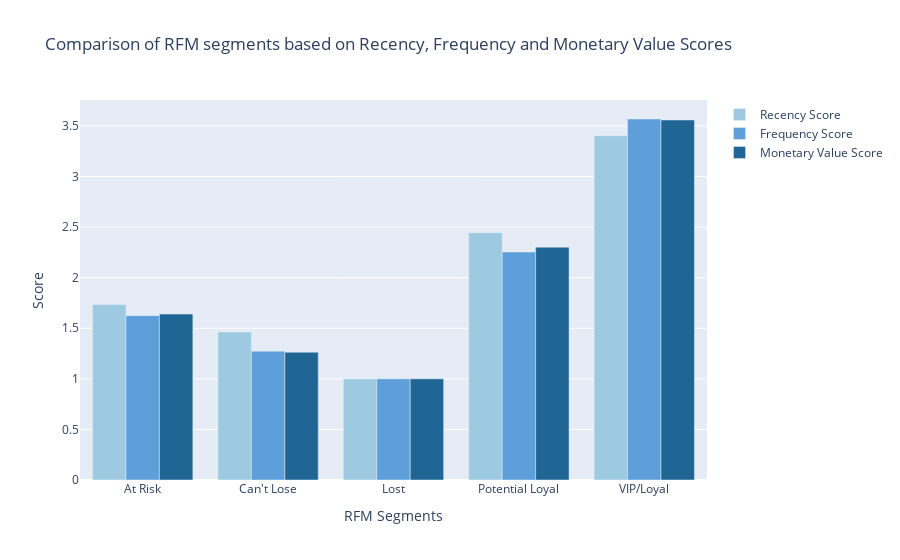

Source (notebook cell):
### Code cell
#Comparing recency score for all segments

segment_scores = rfm.groupby('RFM_Customer_Segments')[['R', 'F', 'M']].mean().reset_index()
fig = go.Figure()

# Add bars for Recency Score
fig.add_trace(go.Bar(
    x=segment_scores['RFM_Customer_Segments'],
    y=segment_scores['R'],
    name='Recency Score',
    marker_color='rgb(158, 202, 225)'
))

# Add bars for Frequency Score
fig.add_trace(go.Bar(
    x=segment_scores['RFM_Customer_Segments'],
    y=segment_scores['F'],
    name='Frequency Score',
    marker_color='rgb(94, 158, 217)'
))

# Add bars for Monetary Value Score
fig.add_trace(go.Bar(
    x=segment_scores['RFM_Customer_Segments'],
    y=segment_scores['M'],
    name='Monetary Value Score',
    marker_color='rgb(32, 102, 148)'
))

# Update the Layout
fig.update_layout(
    title='Comparison of RFM segments based on Recency, Frequency and Monetary Value Scores',
    xaxis_title='RFM Segments',
    yaxis_title='Score',
    barmode='group',
    showlegend=True
)

fig.show()

### Figure 1 — Plotly figure (JSON) as saved in the notebook; plotly's stock layout.template omitted (floating-point values rounded to 4 significant figures)
{"data": [{"marker": {"color": "rgb(158, 202, 225)"}, "name": "Recency Score", "type": "bar", "x": ["At Risk", "Can't Lose", "Lost", "Potential Loyal", "VIP/Loyal"], "y": [1.735, 1.463, 1, 2.444, 3.404]}, {"marker": {"color": "rgb(94, 158, 217)"}, "name": "Frequency Score", "type": "bar", "x": ["At Risk", "Can't Lose", "Lost", "Potential Loyal", "VIP/Loyal"], "y": [1.625, 1.274, 1, 2.253, 3.569]}, {"marker": {"color": "rgb(32, 102, 148)"}, "name": "Monetary Value Score", "type": "bar", "x": ["At Risk", "Can't Lose", "Lost", "Potential Loyal", "VIP/Loyal"], "y": [1.64, 1.263, 1, 2.302, 3.559]}], "layout": {"barmode": "group", "showlegend": true, "title": {"text": "Comparison of RFM segments based on Recency, Frequency and Monetary Value Scores"}, "xaxis": {"title": {"text": "RFM Segments"}}, "yaxis": {"title": {"text": "Score"}}}}
